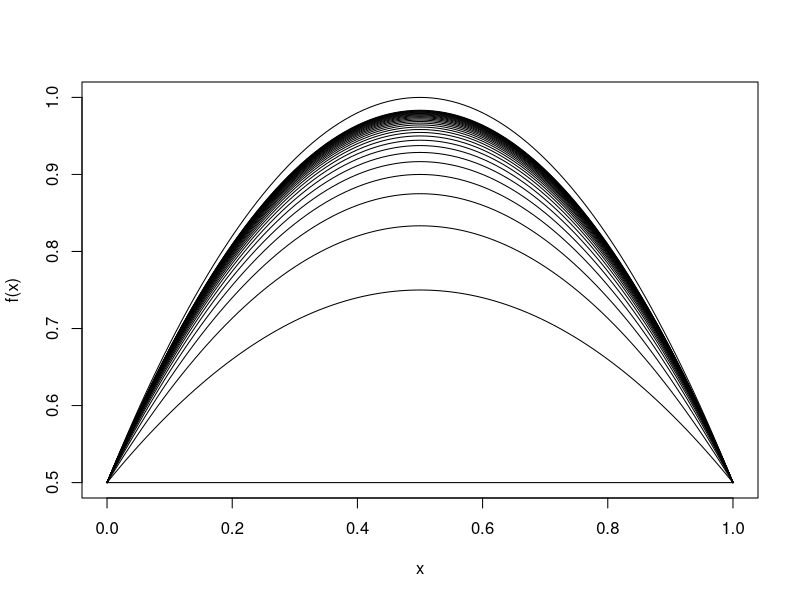
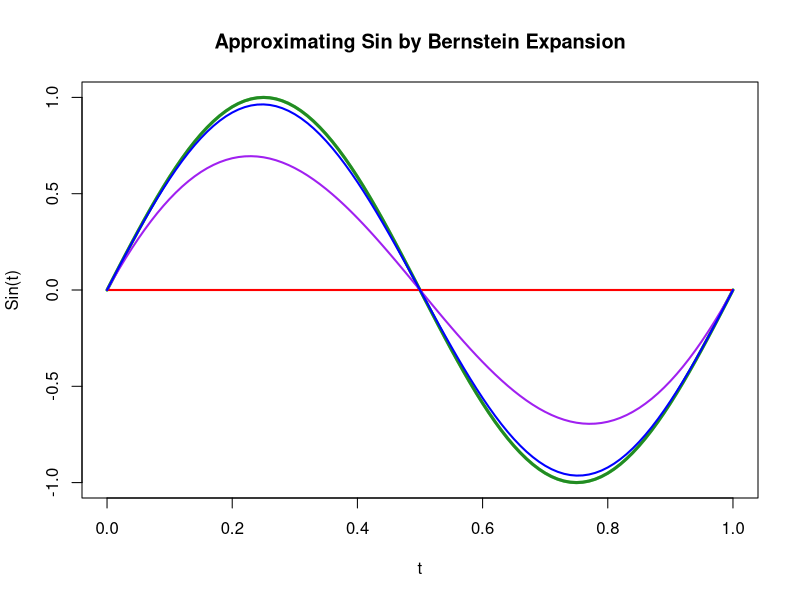

Reproduce these figures in R, in order.
## Bernstein polynomials
library(plyr)

# Make the (n,k)th Bernstein Basis Polynomial
#mkBnk = function(f=function(x){1},n,k){
#  coef = choose(n,k)*f(k/n)
#  p1 = k
#  p2 = n-k
#  Bnk = function(x){coef*x^p1*(1-x)^p2}
#  #return(c(coef,p1,p2))
#  return(Bnk)
#}

dgeom.n=function(x, size, prob){
  d=dgeom(x, prob, log=FALSE)/pgeom(size, prob, lower.tail=TRUE, log.p=FALSE)
  return(d)
}

mkBnk = function(f=function(x){1},n,k,pmf=dbinom){
  coef = f(k/n)
  Bnk = function(x){coef*pmf(k,n,x)}
  return(Bnk)
}

# Expansion for a function
Bn = function(f=function(x){1},n,pmf=dbinom){
  g = function(x){f(x)}
  k = matrix(0:n)
  bnk = apply(k,1,FUN=function(m){mkBnk(f=g,k=m,n=n,pmf=pmf)})
  B = function(t){sum(sapply(t, each(bnk)))}
  return(function(t){apply(as.matrix(t),1,B)}) #the default f(x)=1 will satisfy B(X)=1
}

## Example usage
#n = 2
#B20 = mkBnk(n=n,k=0); B21 = mkBnk(n=n,k=1); B22 = mkBnk(n=n,k=2)
#
#t = seq(0,1,.1)
#y20 = B20(t); y21 = B21(t); y22 = B22(t)
#plot(x=t,y=y20,type="l",lwd=2,col="blue")
#points(x=t,y=y21,type="l",lwd=2,col="forestgreen")
#points(x=t,y=y22,type="l",lwd=2,col="red")

f = function(x){-2*(x-.5)^2+1}
x = seq(0,1,.01)
plot(x,f(x),type="l")
for(N in 1:30){points(x,Bn(f,n=N,pmf=dbinom)(x),type="l")}

## To use the output function, BX, on a vector of values t

t = seq(0,1,.01)
Sin = function(x){sin(2*pi*x)}
BSin1 = Bn(f=Sin,n=1)
BSin10 = Bn(f=Sin,n=10)
BSin100 = Bn(f=Sin,n=100)
fit1 = BSin1(t)
fit10 = BSin10(t)
fit100 = BSin100(t)
plot(t,Sin(t),type="l",lwd=3,col="lightgreen",main="Approximating Sin by Bernstein Expansion")
points(t,Sin(t),type="l",lwd=3,col="forestgreen")
points(t,fit1,type="l",lwd=2,col="red")
points(t,fit10,type="l",lwd=2,col="purple")
points(t,fit100,type="l",lwd=2,col="blue")

## de Casteljau's Algorithm for evaluating Bezier curves

deCasteljau = function(f,t,n){
  pts = seq(0,1,1/n)
  t0 = c(1-t,t)
  Beta = f(pts)
  for (k in 1:n){
    Beta = cbind(Beta[-(length(Beta))],Beta[-1]) %*% t0
    #print(Beta)
  }
  return(Beta)
}

#deCasteljau(Sin,.6,10)

fastB = function(f,n){
  B = function(t){return(deCasteljau(f=f,t,n=n))}
  return(function(t){apply(as.matrix(t),1,B)})
}

fastBSin100 = fastB(Sin,100)

# library(microbenchmark)
# microbenchmark(BSin100(t),fastBSin100(t))
## Unit: milliseconds
## expr       min        lq    median       uq       max neval
## BSin100(t) 1213.9194 1233.5991 1247.0700 1289.011 1944.6590   100
## fastBSin100(t)  309.1887  316.9562  322.6283  342.625  564.1454   100

## N-th Forward difference function
## debug this
diff = function(f,x,dx,N=1,fwd=TRUE){
  pts=ifelse(fwd,seq(N*dx,0,-dx),seq(0,-N*dx,-dx))
  fpts=f(x+pts)
  terms=0:N
  coef=((-1)^terms)*choose(N,terms)
  return(cbind(fpts,coef))
}

diff(function(x){x},0,.01)
